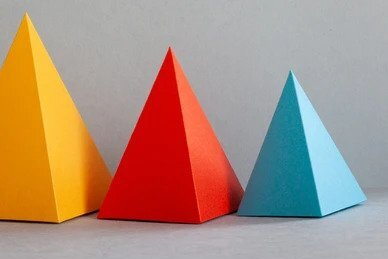
#> input picture Day 2/color.jpg, 388 x 259 px, found by its file name
$ python opencv_colorDetection.py
#> lines starting #> are read from the running program, lines starting #| are printed output that depends on the picture; after the words box and inside, x2 and y2 are one past the last pixel; in counts of white or black regions, pixels touching at a corner belong together
import cv2
import numpy as np

def empty(a):
    pass

img = cv2.imread("Day 2\color.jpg")
#> img is the input picture: shape (259, 388, 3); mean B, G, R 126.7, 143.8, 173.5
img = cv2.resize(img, (480, 280))
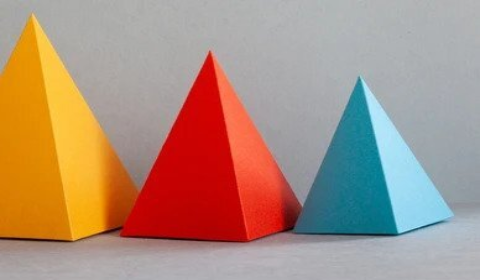
#> img: shape (280, 480, 3); mean B, G, R 126.6, 143.7, 173.4

hsv_img = cv2.cvtColor(img, cv2.COLOR_BGR2HSV)
#> hsv_img: shape (280, 480, 3); mean H, S, V 64.1, 92.2, 186


cv2.namedWindow("Trackbars")
cv2.resizeWindow("Trackbars", 480, 280)
cv2.createTrackbar("h_min", "Trackbars", 0, 179, empty)     # hue minimum, 3rd argument = initial position
#> slider 'h_min' is set to 35
cv2.createTrackbar("h_max", "Trackbars", 179, 179, empty)   # hue maximum
cv2.createTrackbar("s_min", "Trackbars", 0, 255, empty)     # saturation minimum
#> slider 's_min' is set to 51
cv2.createTrackbar("s_max", "Trackbars", 255, 255, empty)   # saturation maximum
cv2.createTrackbar("v_min", "Trackbars", 0, 255, empty)     # value minimum
#> slider 'v_min' is set to 51
cv2.createTrackbar("v_max", "Trackbars", 255, 255, empty)   # value maximum
cv2.imshow("Image", img)
cv2.imshow("HSV Image", hsv_img)


while True:
    hue_min = cv2.getTrackbarPos("h_min", "Trackbars")
    hue_max = cv2.getTrackbarPos("h_max", "Trackbars")
    sat_min = cv2.getTrackbarPos("s_min", "Trackbars")
    sat_max = cv2.getTrackbarPos("s_max", "Trackbars")
    val_min = cv2.getTrackbarPos("v_min", "Trackbars")
    val_max = cv2.getTrackbarPos("v_max", "Trackbars")
    lower = np.array([hue_min, sat_min, val_min])
    upper = np.array([hue_max, sat_max, val_max])
    mask = cv2.inRange(hsv_img, lower, upper)
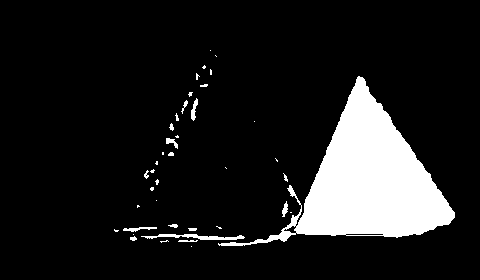
#> mask: shape (280, 480); 11.6% white; 40 white regions (25 under 20 px), largest, box (x1, y1, x2, y2) and area: (218, 76, 455, 246) 14504, (141, 234, 245, 240) 310, (123, 227, 157, 232) 87
    result = cv2.bitwise_and(img, img, mask = mask)
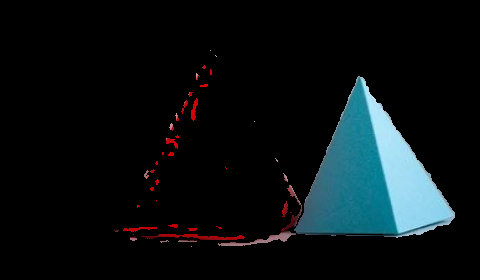
#> result: shape (280, 480, 3); mean B, G, R 18.6, 16.5, 9.9
    cv2.imshow("Mask", mask)
    cv2.imshow("Result", result)
    cv2.waitKey(1)
